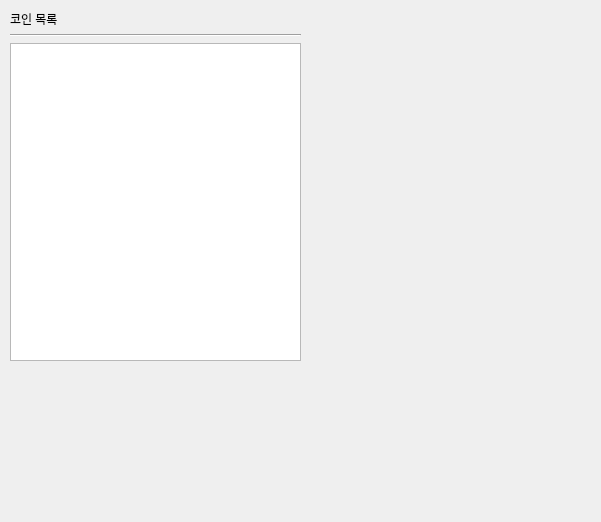
<?xml version="1.0" encoding="UTF-8"?>
<ui version="4.0">
 <class>Form</class>
 <widget class="QWidget" name="Form">
  <property name="geometry">
   <rect>
    <x>0</x>
    <y>0</y>
    <width>601</width>
    <height>522</height>
   </rect>
  </property>
  <property name="windowTitle">
   <string>Form</string>
  </property>
  <widget class="QWidget" name="verticalLayoutWidget">
   <property name="geometry">
    <rect>
     <x>10</x>
     <y>10</y>
     <width>291</width>
     <height>351</height>
    </rect>
   </property>
   <layout class="QVBoxLayout" name="verticalLayout">
    <item>
     <widget class="QLabel" name="coin_label">
      <property name="text">
       <string>코인 목록</string>
      </property>
     </widget>
    </item>
    <item>
     <widget class="Line" name="line">
      <property name="orientation">
       <enum>Qt::Horizontal</enum>
      </property>
     </widget>
    </item>
    <item>
     <widget class="QListWidget" name="coin_list">
      <property name="verticalScrollBarPolicy">
       <enum>Qt::ScrollBarAsNeeded</enum>
      </property>
      <property name="horizontalScrollBarPolicy">
       <enum>Qt::ScrollBarAsNeeded</enum>
      </property>
     </widget>
    </item>
   </layout>
  </widget>
 </widget>
 <resources/>
 <connections/>
</ui>
